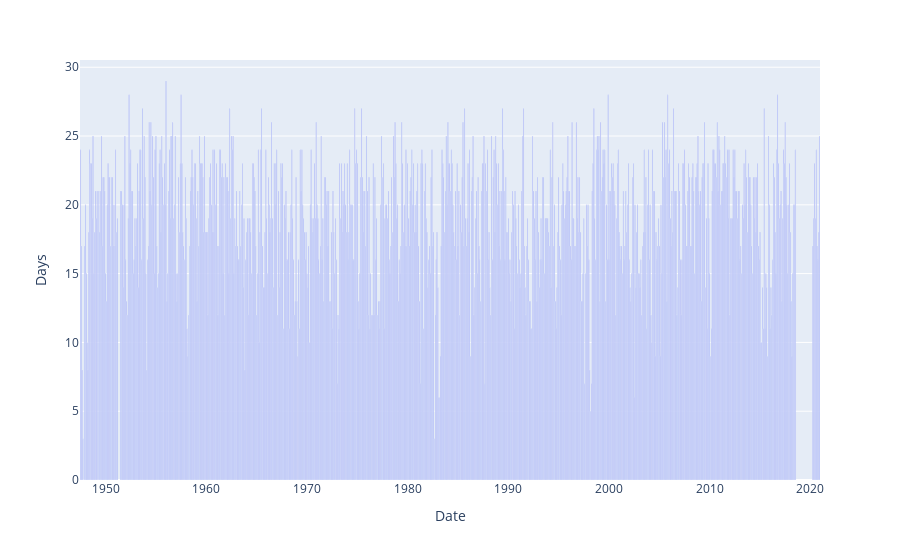

The cell this chart's notebook holds for it:
### Code cell
fig = px.bar(df_wet, x= "Date", y = "Days")
#fig.update_xaxes(type= 'category')
fig.show()

### Figure 1 — Plotly figure (JSON) as saved in the notebook; plotly's stock layout.template omitted (floating-point values rounded to 4 significant figures; data arrays with more than 128 entries replaced by an {"elided": "..."} marker saying what was removed)
{"data": [{"alignmentgroup": "True", "hovertemplate": "Date=%{x}<br>Days=%{y}<extra></extra>", "legendgroup": "", "marker": {"color": "#636efa", "pattern": {"shape": ""}}, "name": "", "offsetgroup": "", "orientation": "v", "showlegend": false, "textposition": "auto", "type": "bar", "x": {"elided": "857 str values"}, "xaxis": "x", "y": {"elided": "857 int values"}, "yaxis": "y"}], "layout": {"barmode": "relative", "legend": {"tracegroupgap": 0}, "margin": {"t": 60}, "xaxis": {"anchor": "y", "domain": [0, 1], "title": {"text": "Date"}}, "yaxis": {"anchor": "x", "domain": [0, 1], "title": {"text": "Days"}}}}
